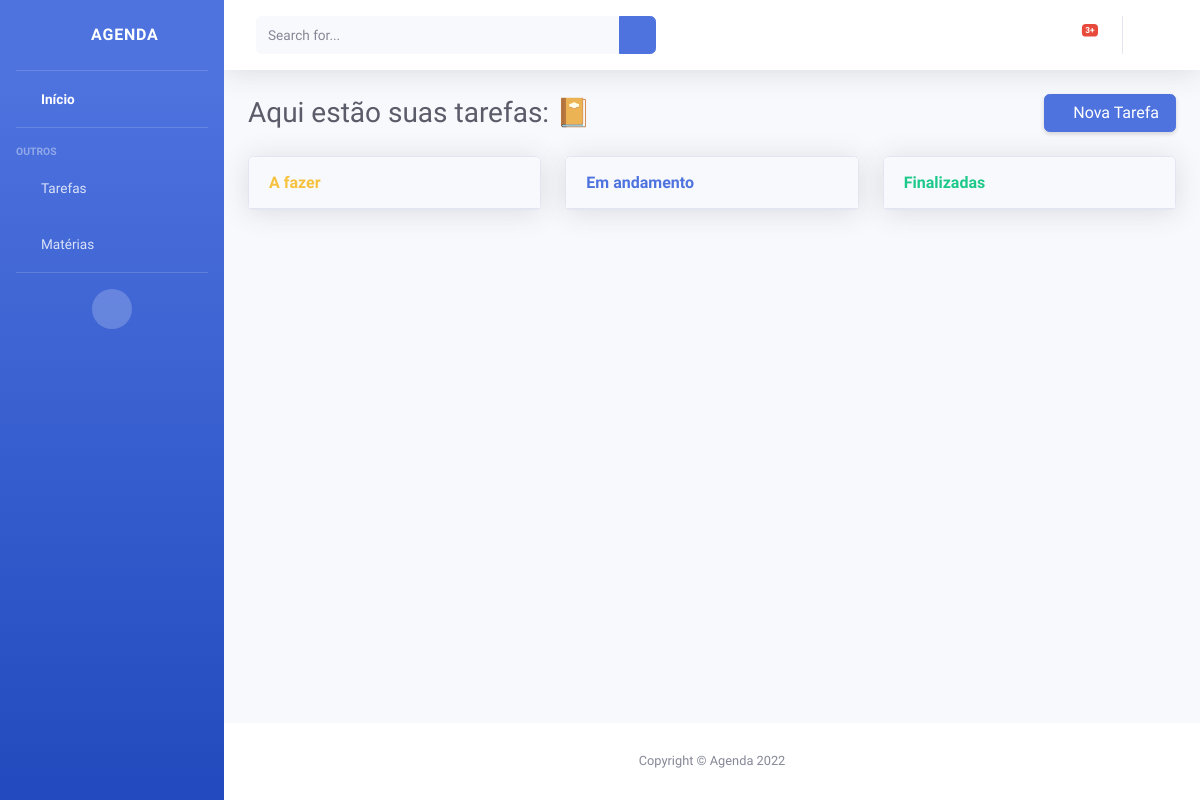
/inicio/, run on an earlier commit of the app's database.
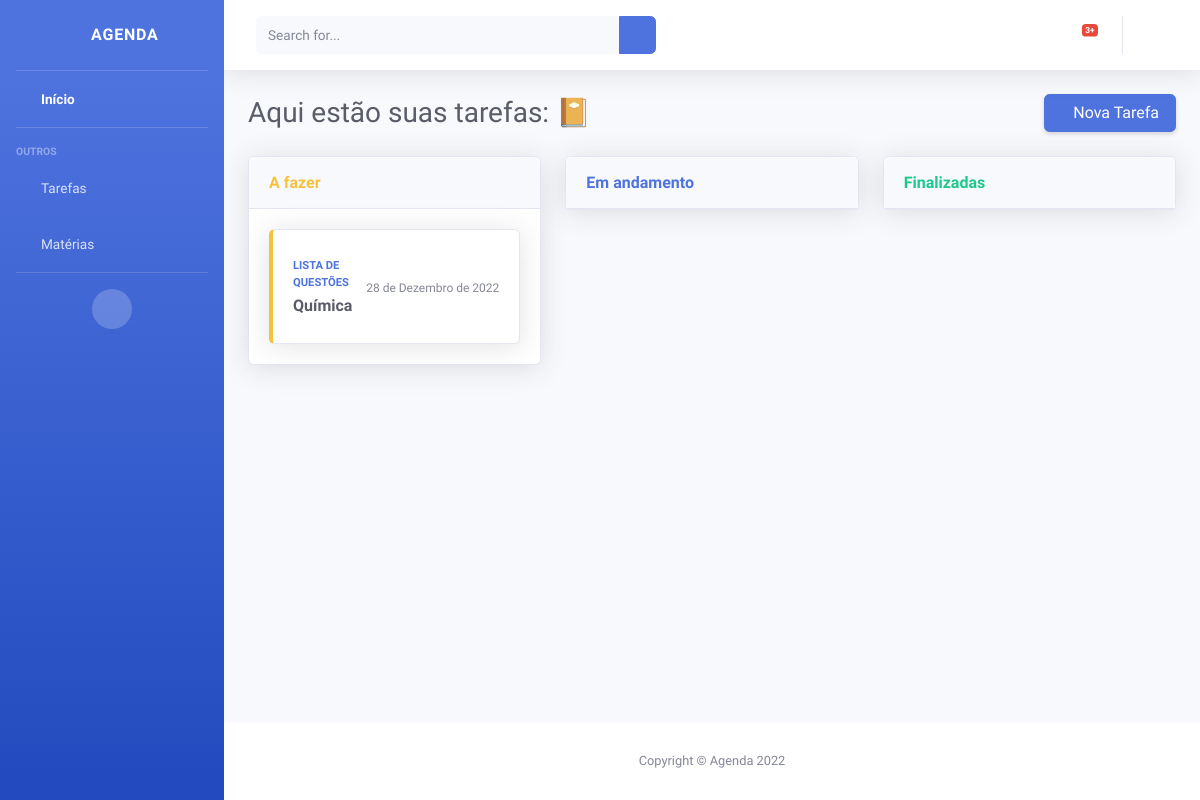
And on a later commit of the database.
### myapp/models.py (models this page shows, shortened)
class Tarefa(models.Model):
    status_choice = (
        ("AFA","A fazer"),
        ("AND","Em andamento"),
        ("FIN","Finalizada"),
    )
    codigo = models.AutoField(primary_key=True)
    nome = models.CharField(max_length=100)
    descricao = models.TextField(max_length=280)
    dataConclusao = models.DateField(null=True, blank=True)
    status = models.CharField(max_length=3, choices=status_choice)
    materia = models.ForeignKey(Materia, on_delete=models.CASCADE, null=True, blank=True)
    arquivo = models.FileField(upload_to="files", null=True, blank=True)

class Materia(models.Model):
    codigo = models.AutoField(primary_key=True)
    nome = models.CharField(max_length=50)
    horario = models.CharField(max_length=50)
    def __str__(self):
        return (self.nome)

### myapp/views.py (the view)
# urls.py: path('inicio/', inicio, name="url_inicio"),
def inicio(request):
    afazer = Tarefa.objects.filter(status = "AFA").order_by('dataConclusao')
    andamento = Tarefa.objects.filter(status = "AND").order_by('dataConclusao')
    finalizada = Tarefa.objects.filter(status = "FIN").order_by('dataConclusao')
    pacote = {
        "afa": afazer,
        "and": andamento,
        "fin": finalizada,
    }
    return render(request, "inicio.html", pacote)

### myapp/templates/inicio.html (shortened to what this page needs)
{% extends 'layouts/agenda.html' %}
{% load static %}
{% load crispy_forms_tags %}
{% block conteudo %}
<!DOCTYPE html>
<body>
    <div class="container-fluid">
        <div class="d-sm-flex align-items-center justify-content-between mb-4">
            <h1 class="h3 mb-0 text-gray-800">Aqui estão suas tarefas: 📔<br></h1>
            <a href="{% url 'url_formTarefa' %}" class="d-none d-sm-inline-block btn btn-primary shadow-sm"><i class="fas fa-plus"></i> Nova Tarefa&nbsp;</a>
        </div>
        <div class="row">
            <div class="col-lg-4">
                <div class="card shadow mb-4">
                    <div class="card-header py-3">
                      <h6 class="m-0 font-weight-bold text-warning"> A fazer </h6>
                    </div>
                    {% for i in afa %}
                        <div class="card-body">
                            <div class="card border-left-warning shadow h-100 py-2">
                                <div class="card-body">
                                    <div class="row no-gutters align-items-center">
                                        <div class="col mr-2">
                                            <div class="text-xs font-weight-bold text-primary text-uppercase mb-1">
                                                <a href="{% url 'url_detTarefa' i.codigo %}" > {{ i.nome }} </a>
                                            </div>
                                            <div class="h6 mb-0 font-weight-bold text-gray-800">
                                                {{ i.materia }}
                                            </div>
                                        </div>
                                        <div class="col-auto">
                                            <a style="font-size: 12px;"> {{ i.dataConclusao }} </a>
                                        </div>
                                    </div>
                                </div>
                            </div>
                        </div>
                    {% endfor %}
                </div>
            </div>
            <div class="col-lg-4">
                <div class="card shadow mb-4">
                    <div class="card-header py-3">
                        <h6 class="m-0 font-weight-bold text-primary"> Em andamento </h6>
                    </div>
                </div>
            </div>
            <div class="col-lg-4">
                <div class="card shadow mb-4">
                    <div class="card-header py-3">
                        <h6 class="m-0 font-weight-bold text-success"> Finalizadas </h6>
                    </div>
                </div>
            </div>
        </div>
    </div>
</body>
{% endblock %}

What changed in the data, as far as the page shows it:
added Tarefa: nome "LISTA DE QUESTÕES", materia "Química", dataConclusao "28 de Dezembro de 2022"
